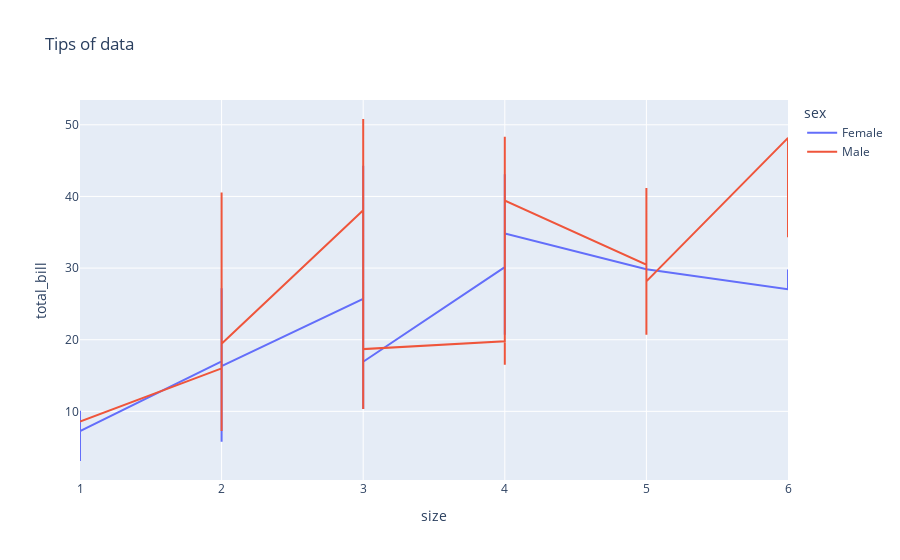

Source (notebook cell):
### Markdown cell above
# 02 Line plot

### Code cell
# Sort values
df2 = df.sort_values(by=['size'])


fig = px.line(df2, x="size", y="total_bill" , title="Tips of data", color="sex")
fig.show()

### Figure 1 — Plotly figure (JSON) as saved in the notebook; plotly's stock layout.template omitted (floating-point values rounded to 4 significant figures; data arrays with more than 128 entries replaced by an {"elided": "..."} marker saying what was removed)
{"data": [{"hovertemplate": "sex=Female<br>size=%{x}<br>total_bill=%{y}<extra></extra>", "legendgroup": "Female", "line": {"color": "#636efa", "dash": "solid"}, "marker": {"symbol": "circle"}, "mode": "lines", "name": "Female", "orientation": "v", "showlegend": true, "type": "scatter", "x": [1, 1, 1, 2, 2, 2, 2, 2, 2, 2, 2, 2, 2, 2, 2, 2, 2, 2, 2, 2, 2, 2, 2, 2, 2, 2, 2, 2, 2, 2, 2, 2, 2, 2, 2, 2, 2, 2, 2, 2, 2, 2, 2, 2, 2, 2, 2, 2, 2, 2, 2, 2, 2, 2, 2, 2, 2, 2, 2, 2, 2, 3, 3, 3, 3, 3, 3, 3, 3, 3, 3, 3, 3, 3, 3, 4, 4, 4, 4, 4, 4, 4, 4, 4, 5, 6, 6], "xaxis": "x", "y": [3.07, 10.07, 7.25, 16.99, 11.17, 12.26, 18.26, 8.51, 10.33, 14.15, 13.16, 17.47, 16.43, 8.35, 11.87, 13.39, 20.27, 14.52, 11.35, 15.38, 22.42, 20.92, 14.31, 11.38, 17.31, 10.65, 12.43, 12.48, 17.51, 10.59, 12.76, 13.27, 12.9, 13.42, 16.27, 10.09, 22.12, 27.18, 16.4, 13, 12.74, 10.63, 9.6, 19.81, 13, 13.42, 15.06, 10.29, 26.41, 19.65, 14.83, 20.29, 15.77, 18.78, 14.73, 25.28, 26.86, 5.75, 16.45, 22.75, 16.32, 25.71, 18.15, 20.9, 16.47, 28.17, 16.97, 10.33, 15.98, 44.3, 35.83, 16.21, 18.64, 17.07, 16.93, 30.14, 24.59, 35.26, 25, 20.69, 24.08, 34.81, 43.11, 34.83, 29.85, 27.05, 29.8], "yaxis": "y"}, {"hovertemplate": "sex=Male<br>size=%{x}<br>total_bill=%{y}<extra></extra>", "legendgroup": "Male", "line": {"color": "#EF553B", "dash": "solid"}, "marker": {"symbol": "circle"}, "mode": "lines", "name": "Male", "orientation": "v", "showlegend": true, "type": "scatter", "x": {"elided": "157 int values"}, "xaxis": "x", "y": {"elided": "157 float values"}, "yaxis": "y"}], "layout": {"legend": {"title": {"text": "sex"}, "tracegroupgap": 0}, "title": {"text": "Tips of data"}, "xaxis": {"anchor": "y", "domain": [0, 1], "title": {"text": "size"}}, "yaxis": {"anchor": "x", "domain": [0, 1], "title": {"text": "total_bill"}}}}
